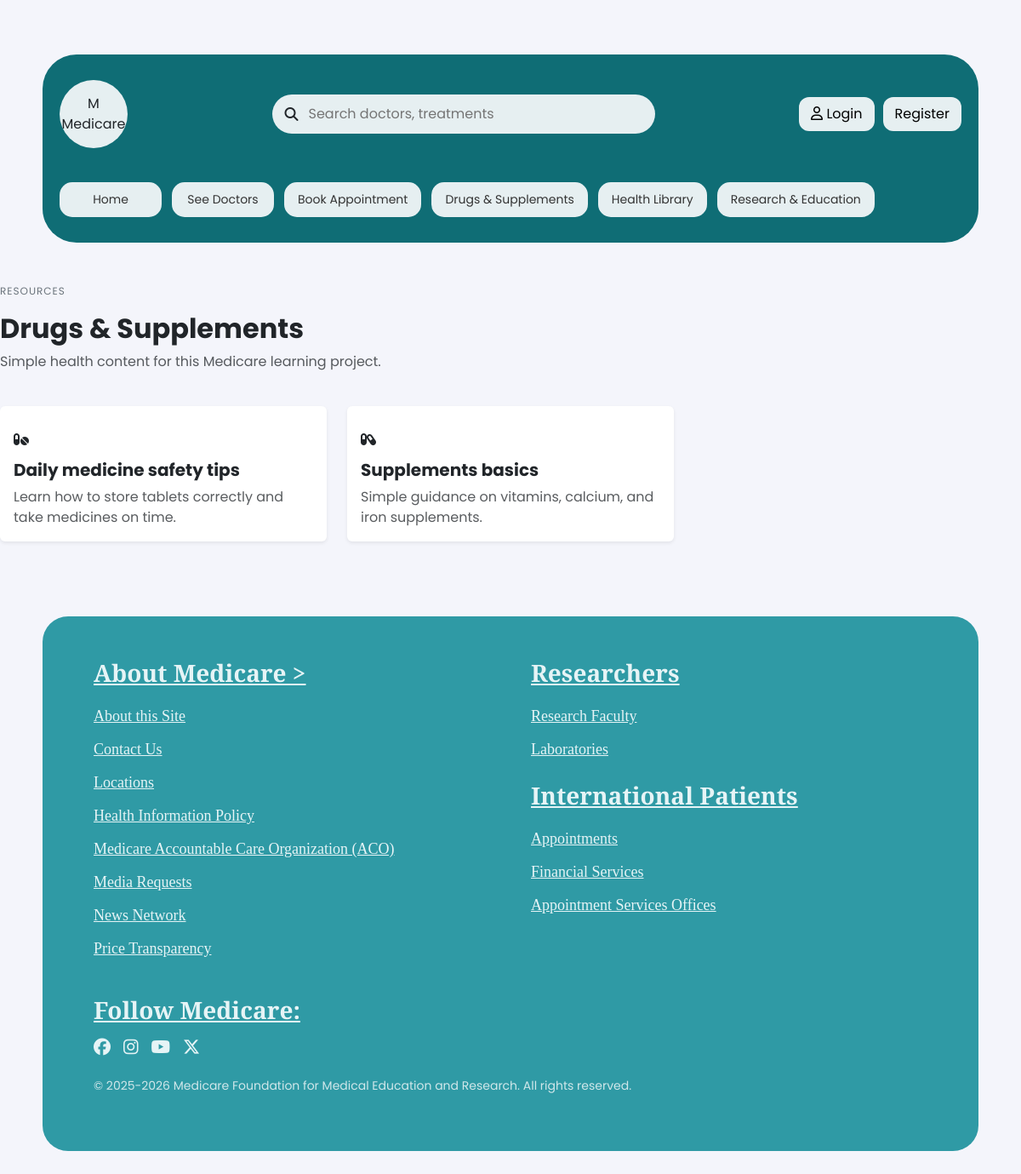
Screenshot of /resources/drugs/ with the database file from the repository.
### appointments/models.py (models this page shows, shortened)
class HealthResource(models.Model):
    CATEGORY_CHOICES = [
        ("drugs", "Drugs & Supplements"),
        ("library", "Health Library"),
        ("research", "Research"),
        ("wellbeing", "Well-Being"),
    ]
    title = models.CharField(max_length=150)
    category = models.CharField(max_length=20, choices=CATEGORY_CHOICES)
    summary = models.TextField()
    icon = models.CharField(max_length=50, default="fa-solid fa-heart-pulse")
    class Meta:
        ordering = ["category", "title"]

### appointments/views.py (the view)
# urls.py: path('resources/<str:category>/', views.resource_list, name='resource_list'),
def resource_list(request, category):
    category_titles = {
        "drugs": "Drugs & Supplements",
        "library": "Health Library",
        "research": "Research",
        "wellbeing": "Well-Being",
    }
    resources = HealthResource.objects.filter(category=category)
    return render(
        request,
        "appointments/resource_list.html",
        {
            "resources": resources,
            "page_title": category_titles.get(category, "Resources"),
            "category": category,
        },
    )

### appointments/templates/appointments/resource_list.html (shortened to what this page needs)
﻿{% extends 'base.html' %}
{% block content %}
<section class="my-5">
    <span class="section-label">Resources</span>
    <h2 class="fw-bold mt-3">{{ page_title }}</h2>
    <p class="text-muted">Simple health content for this Medicare learning project.</p>
    <div class="row g-4 mt-1">
        {% for resource in resources %}
            <div class="col-md-6 col-xl-4">
                <div class="card border-0 shadow-sm h-100 feature-card">
                    <div class="card-body">
                        <div class="icon-circle mb-3"><i class="{{ resource.icon }}"></i></div>
                        <h5 class="fw-bold">{{ resource.title }}</h5>
                        <p class="text-muted mb-0">{{ resource.summary }}</p>
                    </div>
                </div>
            </div>
        {% empty %}
            <div class="col-12"><div class="alert alert-info">No resources in this section yet.</div></div>
        {% endfor %}
    </div>
</section>
{% endblock %}

### static/css/style.css (style rules this page uses)
.section-label { font-size: 14px; color: #888; text-transform: uppercase; letter-spacing: 1px; }
.card-body { margin-top: 15px; }
.section-label { font-size: 12px; text-transform: uppercase; color: #6c757d; letter-spacing: 1px; }

### rows the page displays
HealthResource: title "Daily medicine safety tips", summary "Learn how to store tablets correctly and take medicines on time."
HealthResource: title "Supplements basics", summary "Simple guidance on vitamins, calcium, and iron supplements."

### other values shown
{{ page_title }} "Drugs & Supplements"
